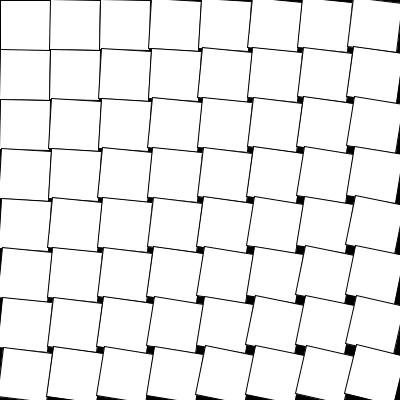
Frame 1 (no input)
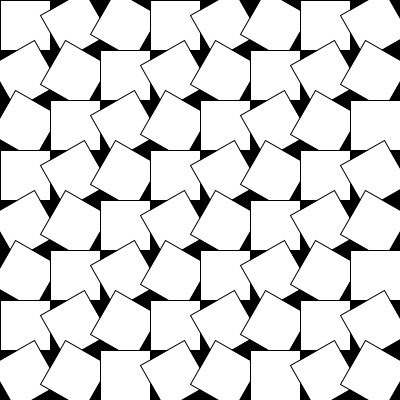
Frame 60 (the mouse pressed at the canvas centre just before this capture)
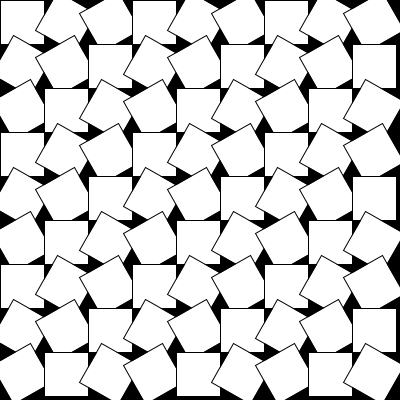
Frame 120 (the mouse held since frame 60 and released just before this capture)

The Processing sketch that drew these frames (run headless with seeded random() and noise(); from frame 60 on, the mouse is pressed at the canvas centre):

// Processing sketch: ejemplo3grillaGiratoriaConVelocidad
// ── ejemplo3grillaGiratoriaConVelocidad.pde
int cantidad, taman;

void setup() {
  size(400, 400);

  cantidad=8;
}
void draw() {
  background(0);

  taman=width/cantidad;

  for (int i=0; i<cantidad; i++) {
    for (int j=0; j<cantidad; j++) {
      rotation(ubic(i, taman), ubic(j, taman), taman, i+j); // agregamos velocidad de giro
    }
  }
}
int ubic(int indice, int tam) {
  return indice*tam+tam/2;
}
void rotation(int px, int py, int tam, float velocidad) {
  push();
  translate(px, py);
  rotate(radians(frameCount*velocidad));
  rectMode(CENTER);
  rect(0, 0, tam, tam);
  pop();
}
void mousePressed() {
  cantidad++;
}
void keyPressed() {
  cantidad=5;
}
